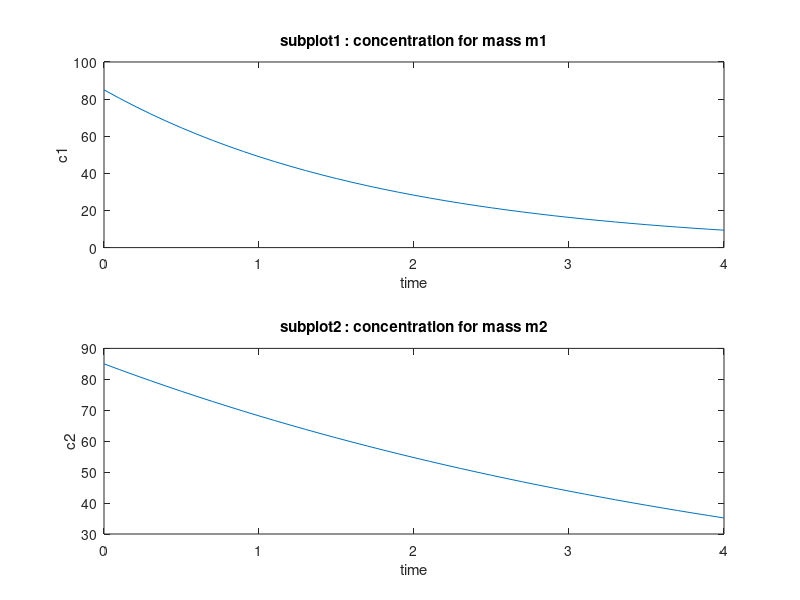

MATLAB code for this plot:
%201334
clc
clear
close all
c0 = 85;
t = 0:0.1:4;
m1 = 120*0.4536;
m2 = 300*0.4536;
c1 = c0 * exp(-30*t/m1);
c2 = c0 * exp(-30*t/m2);
disp(c1);
disp(c2);
subplot(2,1,1);
plot(t,c1);
title("subplot1 : concentration for mass m1");
xlabel('time');
ylabel('c1');
subplot(2,1,2);
plot(t,c2);
title("subplot2 : concentration for mass m2");
xlabel('time');
ylabel('c2');
